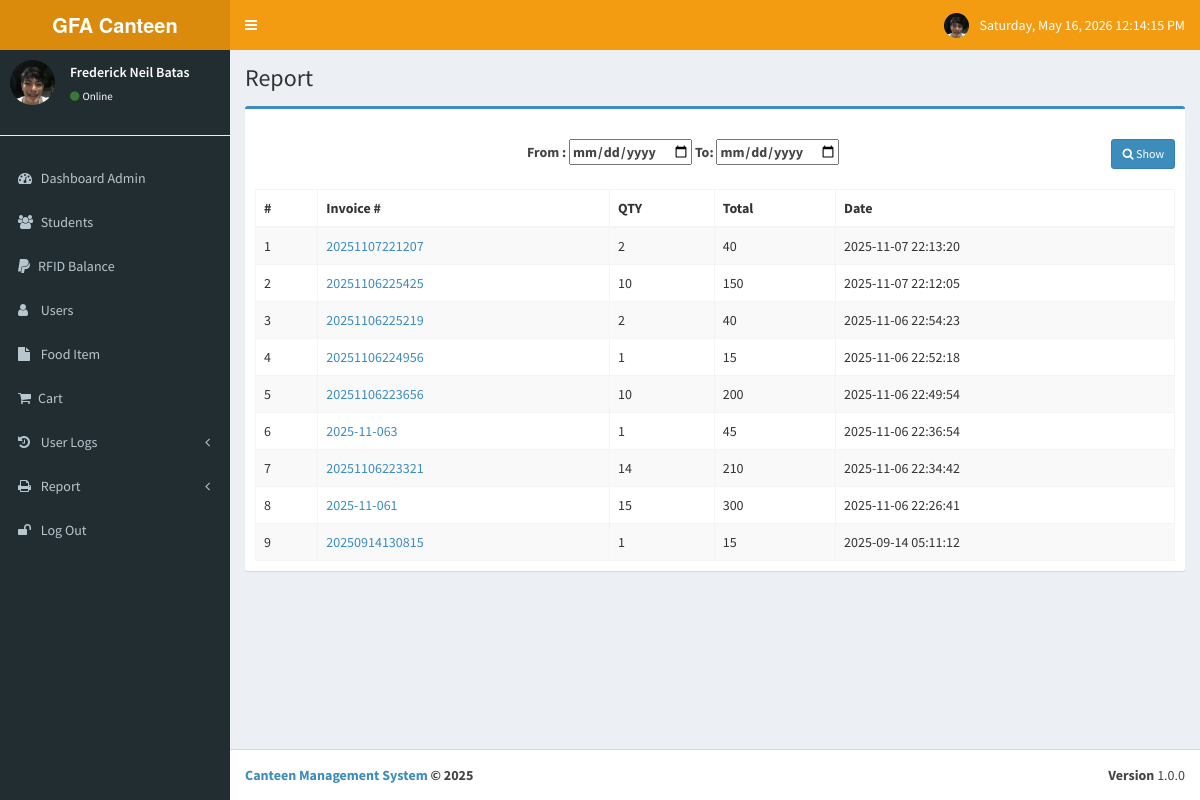
Screenshot of /main/report.php (signed in) with the database file from the repository.
### tables this page shows
CREATE TABLE IF NOT EXISTS `tbl_purchases` (
  `id` int NOT NULL AUTO_INCREMENT,
  `studentID` int NOT NULL,
  `menuID` int NOT NULL,
  `invoiceNo` text NOT NULL,
  `xprice` double(20,2) NOT NULL,
  `xqty` int NOT NULL,
  `xdiscount` double NOT NULL,
  `xtotal` double NOT NULL,
  `xfinished` int NOT NULL,
  `dt` datetime NOT NULL DEFAULT CURRENT_TIMESTAMP,
  PRIMARY KEY (`id`)
);

### main/report.php (the view, shortened to what this page needs)
<?php include_once('layout/head.php'); ?>
    <div class="content-wrapper">
        <section class="content-header">
            <h1>
                Report
            </h1>
        </section>
        <section class="content">
            <div class="row">
                <div class="col-xs-12">
                    <div class="box box-primary">
                        <div class="box-header">
                            <form action="report.php" method="get">
                                <center><strong>From :
                                        <input type="date" name="d1" class="tcal" value="<?php if (isset($_GET['d1'])) {
                                            echo $_GET['d1'];
                                        } ?>"/> To:
                                        <input type="date" name="d2" class="tcal" value="<?php if (isset($_GET['d2'])) {
                                            echo $_GET['d2'];
                                        } ?>"/>
                                        <button mycart="" data-toggle="modal" type="submit" class="btn btn-primary pull-right btn-sm ">
                                            <i class="fa fa-search"> </i> Show
                                        </button>
                                    </strong></center>
                            </form>
                        </div>
                        <div class="box-body">
                            <table id="" class="table table-bordered table-striped">
                                <thead>
                                <tr>
                                    <th>#</th>
                                    <th>Invoice #</th>
                                    <th>QTY</th>
                                    <th>Total</th>
                                    <th>Date</th>
                                </tr>
                                </thead>
                                <tbody>
                                <tr>
                                    <?php
                                    if (isset($_GET['d1'])) {
                                        $d1 = $_GET['d1'];
                                        $d2 = $_GET['d2'];
                                 $d2= date('Y-m-d', strtotime("+1 day", strtotime($d2)));
                                        $result = $db->prepare("SELECT *,SUM(xprice)xprice,SUM(xqty)xqty,SUM(xtotal)xtotal,p.dt as dt FROM tbl_purchases p INNER JOIN tbl_menu m ON m.id=p.menuID WHERE xfinished='1' AND p.dt BETWEEN '$d1' AND '$d2' GROUP BY invoiceNo ORDER BY p.id DESC");
                                    } else {
                                        $result = $db->prepare("SELECT *,SUM(xprice)xprice,SUM(xqty)xqty,SUM(xtotal)xtotal,p.dt as dt FROM tbl_purchases  p INNER JOIN tbl_menu m ON m.id=p.menuID WHERE xfinished='1' GROUP BY invoiceNo ORDER BY p.id DESC");
                                    }
                                    $result->execute();
                                    for ($i = 1;
                                    $row = $result->fetch();
                                    $i++){
                                    $id = $row['id']; ?>
                                    <td> <?php echo $i; ?></td>
                                    <td>
                                        <a target="_BLANK" href="billing-print.php?invoiceNo=<?php echo $row['invoiceNo']; ?>&cat=1"> <?php echo $row['invoiceNo']; ?></a>
                                    </td>
                                    <td> <?php echo $row['xqty']; ?></td>
                                    <td> <?php echo $row['xtotal']; ?></td>
                                    <td> <?php echo $row['dt']; ?></td>
                                </tr>
                                 <?php } ?>
                            </table>
                        </div>
                    </div>
                </div>
            </div>
        </section>
    </div>
<?php include_once('layout/footer.php'); ?>

### rows the page displays
tbl_purchases: invoiceNo "20251107221207", xqty "2", xtotal "40", dt "2025-11-07 22:13:20"
tbl_purchases: invoiceNo "20251106225425", xqty "10", xtotal "150", dt "2025-11-07 22:12:05"
tbl_purchases: invoiceNo "20251106225219", xqty "2", xtotal "40", dt "2025-11-06 22:54:23"
tbl_purchases: invoiceNo "20251106224956", xqty "1", xtotal "15", dt "2025-11-06 22:52:18"
tbl_purchases: invoiceNo "20251106223656", xqty "10", xtotal "200", dt "2025-11-06 22:49:54"
tbl_purchases: invoiceNo "2025-11-063", xqty "1", xtotal "45", dt "2025-11-06 22:36:54"
tbl_purchases: invoiceNo "20251106223321", xqty "14", xtotal "210", dt "2025-11-06 22:34:42"
tbl_purchases: invoiceNo "2025-11-061", xqty "15", xtotal "300", dt "2025-11-06 22:26:41"
tbl_purchases: invoiceNo "20250914130815", xqty "1", xtotal "15", dt "2025-09-14 05:11:12"

### other values shown
$_SESSION['fullname'] "Frederick Neil Batas"
$_SESSION['role'] "Admin"
$system_title "Canteen Management System"
